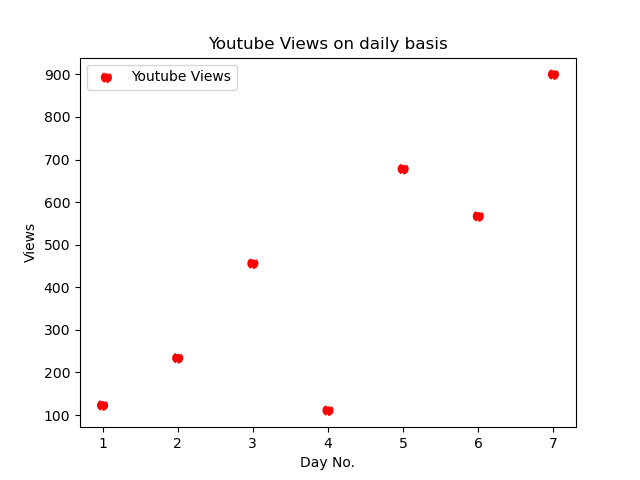

This chart was generated by the following Python code:
import matplotlib.pyplot as plt

y_views = [123,234,456,111,678,567,900]

days = range(1,8)

plt.scatter(days,y_views,label = 'Youtube Views', color = 'r', marker = 'o', linestyle = '--', linewidth = 2)
plt.xlabel("Day No.")
plt.ylabel("Views")
plt.legend(loc = 'upper left')
plt.title('Youtube Views on daily basis')
# plt.grid(True, linewidth = 1, linestyle = '-.', color = 'r')
plt.savefig('D:\PythonC\my_stuff\Matplotlib\scatter_plot.png')
plt.show()
